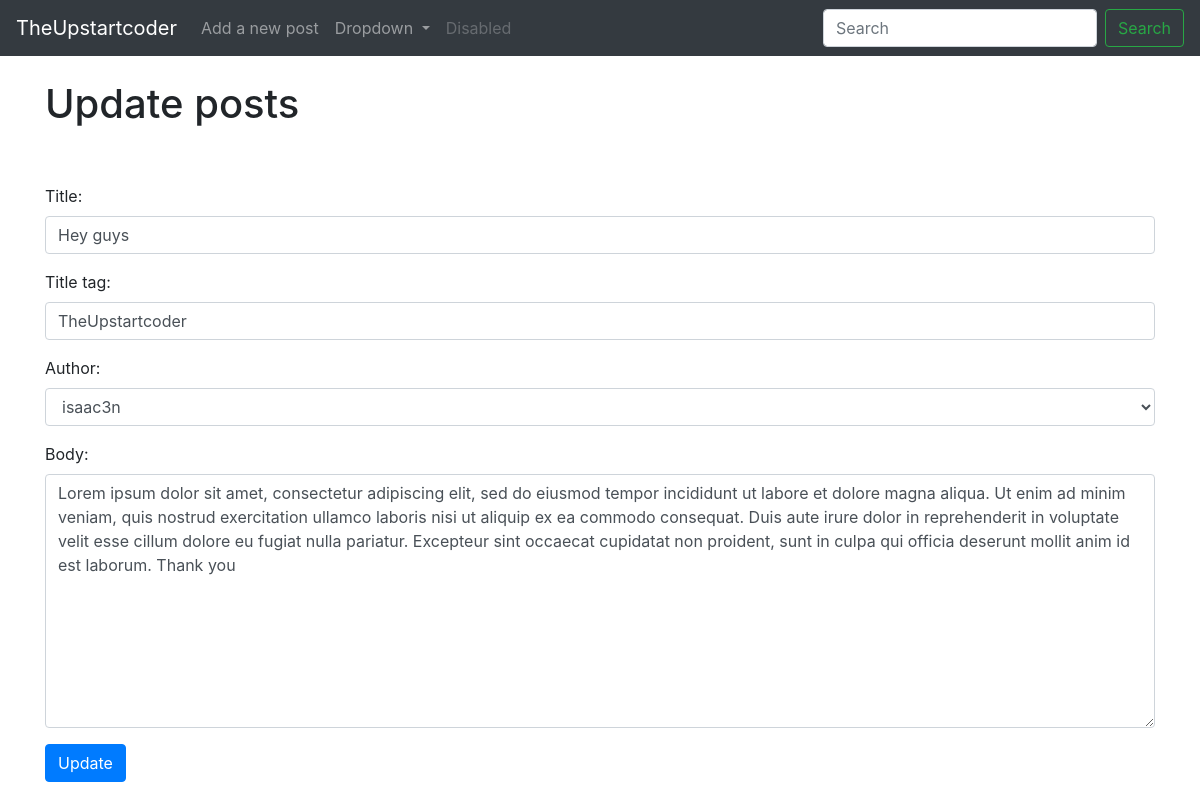
The app's page /article/edit/1 with its own data.
### myblog/models.py (models this page shows, shortened)
class Post(models.Model):
    title = models.CharField(max_length=255)
    title_tag = models.CharField(max_length=25, default='TheUpstartcoder')
    author = models.ForeignKey(User, on_delete=models.CASCADE)
    body = models.TextField()
    pub_date =models.DateField(auto_now_add=True)

### myblog/views.py (the view)
# urls.py: path('article/edit/<int:pk>', UpdatePostView.as_view(), name='update_post'),
class UpdatePostView(UpdateView):
    model = Post
    form_class = PostForm
    template_name = 'update_post.html'

### myblog/forms.py
class PostForm(forms.ModelForm):
    class Meta:
        model = Post
        fields = ['title', 'title_tag', 'author', 'body']
        widgets = {
            'title' : forms.TextInput(attrs={'class': 'form-control', 'placeholder' : 'Give a fitting Title'}),
            'title_tag' : forms.TextInput(attrs={'class': 'form-control'}),
            'author' : forms.Select(attrs={'class': 'form-control'}),
            'body' : forms.Textarea(attrs={'class': 'form-control'}),
        }

### myblog/templates/update_post.html (shortened to what this page needs)
{% extends 'base.html' %}
{% block content %}
<h1>Update posts </h1>
<br>
<div clas='form-group'>
    <form method="POST">{% csrf_token %}
        <br>
        {{ form.as_p }}
        <button class="btn btn-primary">Update</button>
    </form>
</div>
{% endblock %}

### records on screen
Post: title "Hey guys", title_tag "TheUpstartcoder", author "isaac3n", body "Lorem ipsum dolor sit amet, consectetur adipiscing elit, sed do eiusmod tempor incididunt ut labore et dolore magna aliqua. Ut enim ad minim veniam, quis nostrud exercitation ullamco laboris nisi ut aliquip ex ea commodo consequat. Duis aute irure dolor in reprehenderit in voluptate velit esse cillum dolore eu fugiat nulla pariatur. Excepteur sint occaecat cupidatat non proident, sunt in culpa qui officia deserunt mollit anim id est laborum. Thank you"
